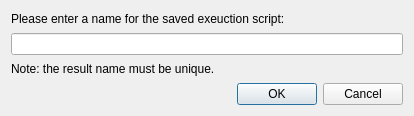
<?xml version="1.0" encoding="UTF-8"?>
<ui version="4.0">
 <class>SaveResultNameDialog</class>
 <widget class="QDialog" name="SaveResultNameDialog">
  <property name="geometry">
   <rect>
    <x>0</x>
    <y>0</y>
    <width>414</width>
    <height>116</height>
   </rect>
  </property>
  <property name="windowTitle">
   <string>Dialog</string>
  </property>
  <layout class="QVBoxLayout" name="verticalLayout">
   <item>
    <widget class="QLabel" name="actionLabel">
     <property name="text">
      <string>Please enter a name for the saved exeuction script:</string>
     </property>
    </widget>
   </item>
   <item>
    <widget class="QLineEdit" name="nameLineEdit"/>
   </item>
   <item>
    <widget class="QLabel" name="noteLabel">
     <property name="text">
      <string>Note: the result name must be unique.</string>
     </property>
    </widget>
   </item>
   <item>
    <widget class="QDialogButtonBox" name="buttonBox">
     <property name="orientation">
      <enum>Qt::Horizontal</enum>
     </property>
     <property name="standardButtons">
      <set>QDialogButtonBox::Cancel|QDialogButtonBox::Ok</set>
     </property>
    </widget>
   </item>
  </layout>
 </widget>
 <resources/>
 <connections>
  <connection>
   <sender>buttonBox</sender>
   <signal>accepted()</signal>
   <receiver>SaveResultNameDialog</receiver>
   <slot>accept()</slot>
   <hints>
    <hint type="sourcelabel">
     <x>248</x>
     <y>254</y>
    </hint>
    <hint type="destinationlabel">
     <x>157</x>
     <y>274</y>
    </hint>
   </hints>
  </connection>
  <connection>
   <sender>buttonBox</sender>
   <signal>rejected()</signal>
   <receiver>SaveResultNameDialog</receiver>
   <slot>reject()</slot>
   <hints>
    <hint type="sourcelabel">
     <x>316</x>
     <y>260</y>
    </hint>
    <hint type="destinationlabel">
     <x>286</x>
     <y>274</y>
    </hint>
   </hints>
  </connection>
 </connections>
</ui>
